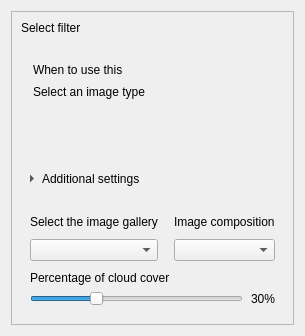
<ui version="4.0">
    <class>WizardBasicImageTypeChild</class>
    <widget class="QWidget" name="WizardBasicImageTypeChild">
        <layout class="QVBoxLayout" name="mainLayout">

            <!-- Scroll area -->
            <item>
                <widget class="QScrollArea" name="scrollArea">
                    <property name="widgetResizable">
                        <bool>true</bool>
                    </property>
                    <widget class="QWidget" name="scrollContent">
                        <layout class="QVBoxLayout" name="scrollLayout">
                            <property name="spacing">
                                <number>16</number>
                            </property>

                            <!-- Title -->
                            <item>
                                <widget class="QLabel" name="title_label_filter">
                                    <property name="text">
                                        <string>Select filter</string>
                                    </property>
                                    <property name="objectName">
                                        <string>wizardTitle</string>
                                    </property>
                                </widget>
                            </item>

                            <!-- Content -->
                            <item>
                                <layout class="QHBoxLayout" name="contentLayout">
                                    <property name="alignment">
                                        <set>Qt::AlignTop</set>
                                    </property>
                                    <item>
                                        <layout class="QVBoxLayout" name="leftLayout">
                                            <item>
                                                <layout class="QVBoxLayout"
                                                    name="imageTypeListLayout" />
                                            </item>
                                        </layout>
                                    </item>

                                    <item>
                                        <widget class="QFrame" name="when_to_use_panel">
                                            <property name="minimumHeight">
                                                <number>220</number>
                                            </property>
                                            <layout class="QVBoxLayout">
                                                <property name="spacing">
                                                    <number>8</number>
                                                </property>
                                                <property name="leftMargin">
                                                    <number>12</number>
                                                </property>
                                                <property name="topMargin">
                                                    <number>12</number>
                                                </property>
                                                <property name="rightMargin">
                                                    <number>12</number>
                                                </property>
                                                <property name="bottomMargin">
                                                    <number>12</number>
                                                </property>

                                                <item>
                                                    <widget class="QLabel" name="when_to_use_title">
                                                        <property name="text">
                                                            <string>When to use this</string>
                                                        </property>
                                                    </widget>
                                                </item>
                                                <item>
                                                    <widget class="QLabel" name="when_to_use_content">
                                                        <property name="wordWrap">
                                                            <bool>true</bool>
                                                        </property>
                                                        <property name="alignment">
                                                            <set>Qt::AlignTop|Qt::AlignLeft</set>
                                                        </property>
                                                        <property name="text">
                                                            <string>Select an image type</string>
                                                        </property>
                                                    </widget>
                                                </item>

                                                <item>
                                                    <spacer name="verticalSpacer">
                                                        <property name="orientation">
                                                            <enum>Qt::Vertical</enum>
                                                        </property>
                                                        <property name="sizeHint" stdset="0">
                                                            <size>
                                                                <width>20</width>
                                                                <height>40</height>
                                                            </size>
                                                        </property>
                                                    </spacer>
                                                </item>

                                            </layout>
                                        </widget>
                                    </item>

                                </layout>
                            </item>

                            <!-- Accordion -->
                            <item>
                                <widget class="QToolButton" name="extra_toggle">
                                    <property name="text">
                                        <string>Additional settings</string>
                                    </property>
                                    <property name="arrowType">
                                        <enum>Qt::RightArrow</enum>
                                    </property>
                                    <property name="toolButtonStyle">
                                        <enum>Qt::ToolButtonTextBesideIcon</enum>
                                    </property>
                                    <property name="checkable">
                                        <bool>true</bool>
                                    </property>
                                    <property name="autoRaise">
                                        <bool>true</bool>
                                    </property>
                                    <property name="cursor">
                                        <cursorShape>PointingHandCursor</cursorShape>
                                    </property>
                                    <property name="class" stdset="0">
                                        <string>accordion</string>
                                    </property>
                                </widget>
                            </item>

                            <item>
                                <widget class="QWidget" name="extraContent">
                                    <layout class="QGridLayout">
                                        <property name="horizontalSpacing">
                                            <number>16</number>
                                        </property>
                                        <property name="verticalSpacing">
                                            <number>10</number>
                                        </property>

                                        <!-- Gallery -->
                                        <item row="0" column="0">
                                            <widget class="QLabel">
                                                <property name="text">
                                                    <string>Select the image gallery</string>
                                                </property>
                                            </widget>
                                        </item>
                                        <item row="1" column="0">
                                            <widget class="QComboBox" name="galleryCombo">
                                                <property name="cursor">
                                                    <cursorShape>PointingHandCursor</cursorShape>
                                                </property>
                                            </widget>
                                        </item>
                                        <!-- Composition -->
                                        <item row="0" column="1">
                                            <widget class="QLabel">
                                                <property name="text">
                                                    <string>Image composition</string>
                                                </property>
                                            </widget>
                                        </item>
                                        <item row="1" column="1">
                                            <widget class="QComboBox" name="compositionCombo">
                                                <property name="cursor">
                                                    <cursorShape>PointingHandCursor</cursorShape>
                                                </property>
                                            </widget>
                                        </item>

                                        <!-- percent horizontal -->
                                        <item row="2" column="0" colspan="2">
                                            <layout class="QVBoxLayout">
                                                <property name="spacing">
                                                    <number>6</number>
                                                </property>

                                                <item>
                                                    <widget class="QLabel">
                                                        <property name="text">
                                                            <string>Percentage of cloud cover</string>
                                                        </property>
                                                        <property name="margin">
                                                            <number>6</number>
                                                        </property>
                                                    </widget>
                                                </item>

                                                <item>
                                                    <layout class="QHBoxLayout">
                                                        <property name="spacing">
                                                            <number>8</number>
                                                        </property>

                                                        <item>
                                                            <widget class="QSlider"
                                                                name="cloud_slider">
                                                                <property name="orientation">
                                                                    <enum>Qt::Horizontal</enum>
                                                                </property>
                                                                <property name="minimum">
                                                                    <number>0</number>
                                                                </property>
                                                                <property name="maximum">
                                                                    <number>100</number>
                                                                </property>
                                                                <property name="value">
                                                                    <number>30</number>
                                                                </property>
                                                                <property name="cursor">
                                                                    <cursorShape>PointingHandCursor</cursorShape>
                                                                </property>
                                                            </widget>
                                                        </item>

                                                        <item>
                                                            <widget class="QLabel"
                                                                name="cloudValueLabel">
                                                                <property name="text">
                                                                    <string>30%</string>
                                                                </property>
                                                            </widget>
                                                        </item>
                                                    </layout>
                                                </item>
                                            </layout>
                                        </item>
                                    </layout>
                                </widget>
                            </item>

                            <item>
                                <spacer name="contentBottomSpacer">
                                    <property name="orientation">
                                        <enum>Qt::Vertical</enum>
                                    </property>
                                    <property name="sizeHint" stdset="0">
                                        <size>
                                            <width>20</width>
                                            <height>0</height>
                                        </size>
                                    </property>
                                </spacer>
                            </item>
                        </layout>
                    </widget>
                </widget>
            </item>

        </layout>
    </widget>
    <resources />
    <connections />
</ui>
